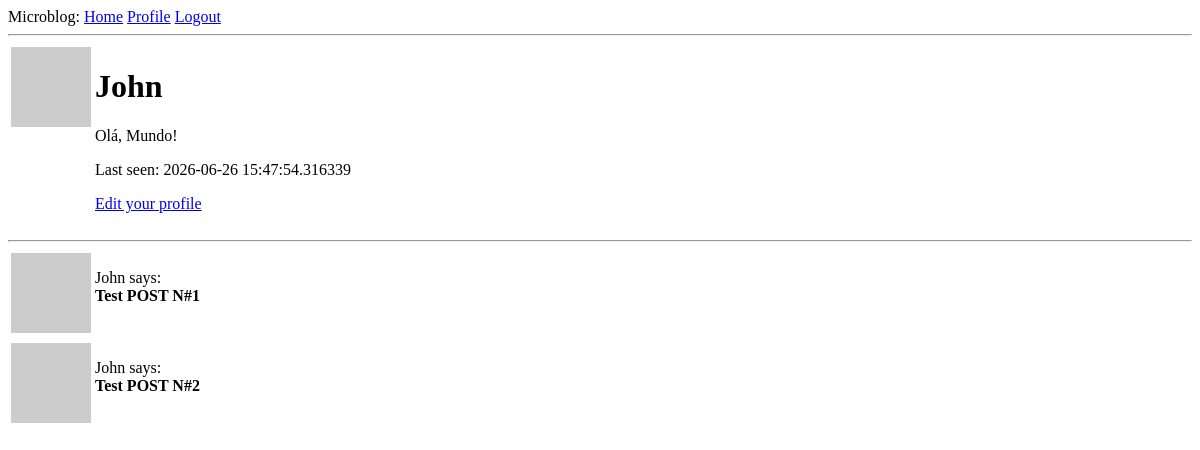
Page /user/John (signed in) on the earlier database version.
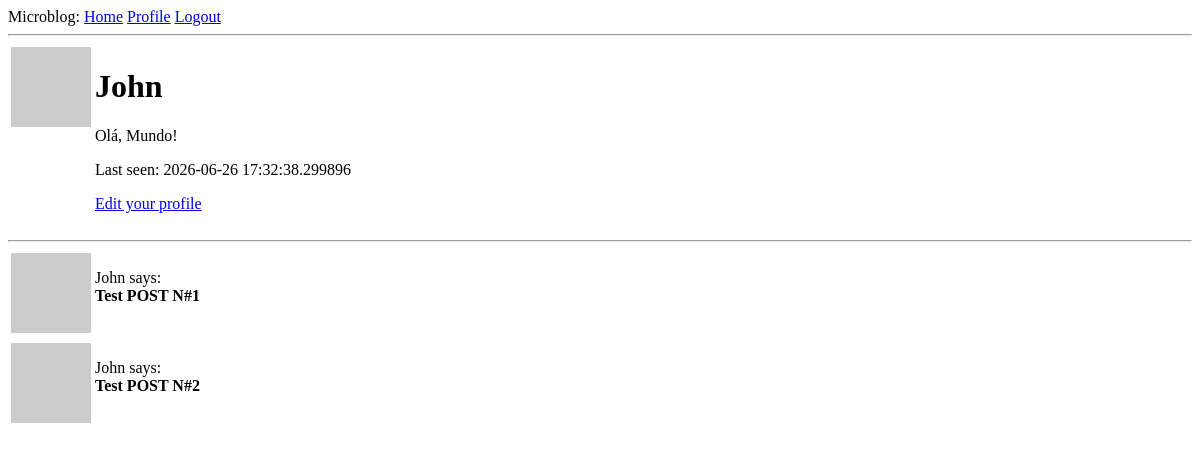
Same page on the later database version.
### app/models.py (models this page shows, shortened)
class User(UserMixin, db.Model):
    id: so.Mapped[int] = so.mapped_column(primary_key=True)
    username: so.Mapped[str] = so.mapped_column(sa.String(64), unique=True, index=True)
    email: so.Mapped[str] = so.mapped_column(sa.String(120), unique=True, index=True)
    password_hash: so.Mapped[Optional[str]] = so.mapped_column(sa.String(128))
    last_seen: so.Mapped[Optional[datetime]] = so.mapped_column(
        default=lambda: datetime.now(timezone.utc)
    )
    about_me: so.Mapped[Optional[str]] = so.mapped_column(sa.String(140))
    posts: so.WriteOnlyMapped["Post"] = so.relationship(back_populates="author")
    def avatar(self, size):
        digest = md5(self.email.lower().encode("utf-8")).hexdigest()
        return f"https://www.gravatar.com/avatar/{digest}?d=identicon&s={size}"

### app/routes.py (the view)
@app.route("/user/<username>")
@login_required
def user(username):
    user = db.first_or_404(sa.select(User).where(User.username == username))
    posts = [
        {"author": user, "body": "Test POST N#1"},
        {"author": user, "body": "Test POST N#2"},
    ]
    return render_template("user.html", user=user, posts=posts)

### app/models.py (called while the page is built)
@login.user_loader
def load_user(id):
    return db.session.get(User, int(id))

### app/routes.py (called while the page is built)
@app.before_request
def before_request():
    if current_user.is_authenticated:
        current_user.last_seen = datetime.now(timezone.utc)
        db.session.commit()

### app/templates/user.html
{% extends "base.html" %}
{% block content %}
  <table>
    <tr valign="top">
      <td>
        <img src="{{ user.avatar(128) }}" alt="{{ user.username }}'s profile picture">
      </td>
      <td>
        <h1>{{ user.username }}</h1>
        {% if user.about_me %}
        <p>{{ user.about_me }}</p>
        {% endif %}
        {% if user.last_seen %}
        <p>Last seen: {{ user.last_seen }}</p>
        {% endif %}
        {% if user == current_user %}
        <p><a href="{{ url_for('edit_profile') }}">Edit your profile</a></p>
        {% endif %}
      </td>
    </tr>
  </table>
  <hr>
  {% for post in posts %}
    {% include "_post.html" %}
  {% endfor %}
{% endblock %}

### app/templates/base.html (shortened to what this page needs)
<!DOCTYPE html>
<html lang="en">
  <head>
  </head>
  <body>
    <div>
      Microblog:
      <a href="{{ url_for('index') }}">Home</a>
      {% if current_user.is_anonymous %}
      <a href="{{ url_for('login') }}">Login</a>
      {% else %}
      <a href="{{ url_for('user', username=current_user.username) }}">Profile</a>
      <a href="{{ url_for('logout') }}">Logout</a>
      {% endif %}
    </div>
    <hr>
    {% block content %}{% endblock %}
  </body>
</html>

### app/templates/_post.html
<table>
  <tr valign="top">
    <td>
      <img src="{{ post.author.avatar(36) }}" alt="{{ post.author.username }}'s profile picture">
    </td>
    <td>
      <p>{{ post.author.username }} says: <br> <strong>{{ post.body}}</strong></p>
    </td>
  </tr>
</table>

Differences in the rows shown:
changed User "John": last_seen "2026-06-26 15:47:54.316339" → "2026-06-26 17:32:38.299896"
